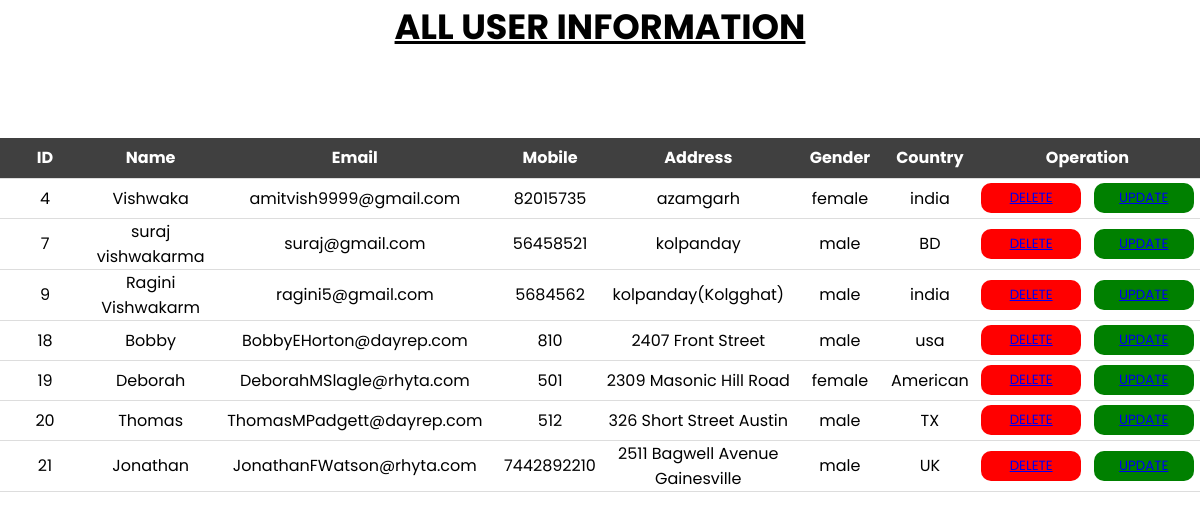
Before: /user/userdatashow.php with the older database file.
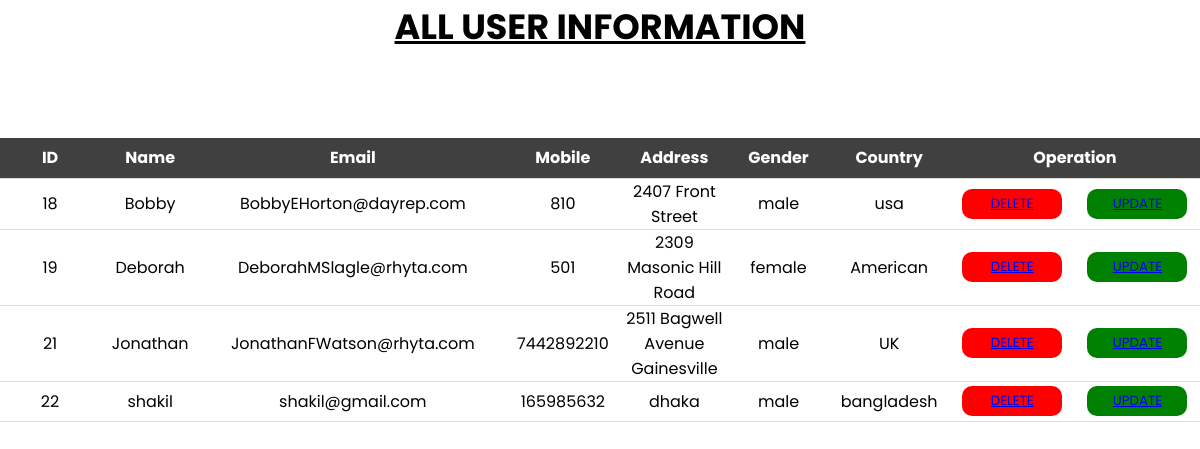
After: the same page with the newer database file.
### tables this page shows
CREATE TABLE `create_account` (
  `id` int(11) NOT NULL,
  `name` char(50) NOT NULL,
  `email` varchar(50) NOT NULL,
  `password` varchar(100) NOT NULL,
  `mobile` bigint(20) NOT NULL,
  `address` varchar(255) NOT NULL,
  `gender` enum('male','female','other') NOT NULL,
  `country` varchar(50) NOT NULL
);

### user/userdatashow.php (the view, shortened to what this page needs)
<!DOCTYPE html>
<html>
<head>
    <link rel="stylesheet" href="../css/userdata.css">
</head>
<body>
    <h2> <u>ALL USER INFORMATION</u> </h2><br>
    <?php
    require('connection.php');
    $sql = "select * from create_account ";
    $result = $conn->query($sql);
    if ($result->num_rows > 0) {
        echo "<table cellpadding=7 cellspacing=7>
    <tr>
    <th>ID</th>
    <th>Name</th>
    <th>Email</th>
    <th>Mobile</th>
    <th>Address</th>
    <th>Gender</th>
    <th>Country</th>
    <th colspan=2>Operation</th>
    </tr>";
        while ($row = $result->fetch_assoc()) {
            echo "<tr>
        <td>" . $row["id"] . "</td>
        <td>" . $row["name"] . "</td>
        <td>" . $row["email"] . "</td>
        <td>" . $row["mobile"] . "</td>
        <td>" . $row["address"] . "</td>
        <td>" . $row["gender"] . "</td>
        <td>" . $row["country"] . "</td>
        <td>
        <button><a href='delete.php?id=$row[id]'>DELETE </a></button>
        </td>
        <td>
        <button class=update>
        <a href='update.php?id=$row[id] & name=$row[name] & email=$row[email] & mobile=$row[mobile]
        & addr=$row[address] & gender=$row[gender] & count=$row[country]'>UPDATE</a>
        </button>
        </td>
        </tr>";
        }
        echo "</table>";
    } else {
        echo "0 results";
    }
    ?>
</body>
</html>

Changed rows visible on the page:
removed create_account: id "4", name "Vishwaka", email "amitvish9999@gmail.com", mobile "82015735", address "azamgarh", gender "female", country "india"
removed create_account: id "7", name "suraj vishwakarma", email "suraj@gmail.com", mobile "56458521", address "kolpanday", gender "male", country "BD"
removed create_account: id "9", name "Ragini Vishwakarm", email "ragini5@gmail.com", mobile "5684562", address "kolpanday(Kolgghat)", gender "male", country "india"
removed create_account: id "20", name "Thomas", email "ThomasMPadgett@dayrep.com", mobile "512", address "326 Short Street Austin", gender "male", country "TX"
added create_account: id "22", name "shakil", email "shakil@gmail.com", mobile "165985632", address "dhaka", gender "male", country "bangladesh"
